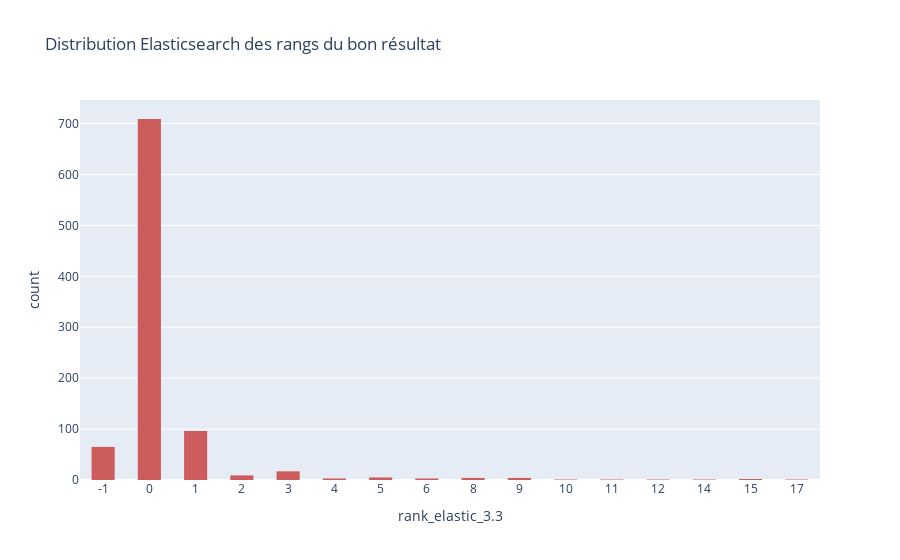

The cell this chart's notebook holds for it:
### Markdown cell above
## KPIs

### Code cell
fig = px.histogram(
    df_test.sort_values(by=[f"rank_elastic_{SEARCH_VERSION}"]),
    x=f"rank_elastic_{SEARCH_VERSION}",
    color_discrete_sequence=["indianred"],
    title="Distribution Elasticsearch des rangs du bon résultat",
)
fig.update_layout(bargap=0.5)
fig.update_xaxes(type="category")
fig.show()

### Figure 1 — Plotly figure (JSON) as saved in the notebook; plotly's stock layout.template omitted (floating-point values rounded to 4 significant figures; data arrays with more than 128 entries replaced by an {"elided": "..."} marker saying what was removed)
{"data": [{"alignmentgroup": "True", "bingroup": "x", "hovertemplate": "rank_elastic_3.3=%{x}<br>count=%{y}<extra></extra>", "legendgroup": "", "marker": {"color": "indianred", "pattern": {"shape": ""}}, "name": "", "offsetgroup": "", "orientation": "v", "showlegend": false, "type": "histogram", "x": {"elided": "922 int values"}, "xaxis": "x", "yaxis": "y"}], "layout": {"autosize": true, "bargap": 0.5, "barmode": "relative", "legend": {"tracegroupgap": 0}, "title": {"text": "Distribution Elasticsearch des rangs du bon résultat"}, "xaxis": {"anchor": "y", "autorange": true, "domain": [0, 1], "range": [-0.5, 15.5], "title": {"text": "rank_elastic_3.3"}, "type": "category"}, "yaxis": {"anchor": "x", "autorange": true, "domain": [0, 1], "range": [0, 746.3], "title": {"text": "count"}}}}
